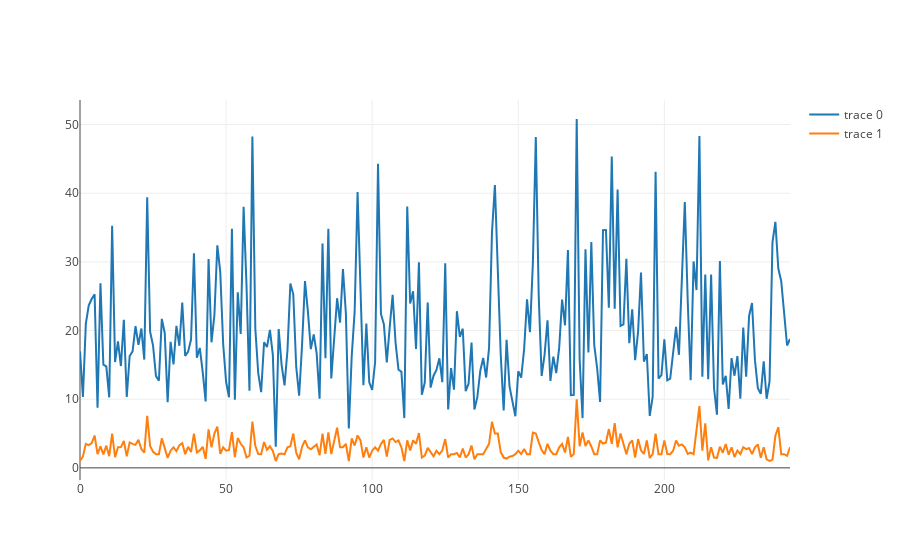

Notebook source saved alongside this figure:
### Markdown cell above
### Creating plotly graphs

As well as converting matplotlib objects, we can create our own graph objects.

The basic setup is that we create a graph object, or objects, and then call the iplot function on them, to display them in the correct layout.

Lets builf some of the most common types of plots:

### Code cell
import plotly.graph_objs as go

#scatter is used for x and y both varying
#we make a 'dict' with the x and y, using the plot function we want
line_data1 = go.Scatter(y = tips['total_bill'], x = np.arange(len(tips['total_bill'])))
line_data2 = go.Scatter(y = tips['tip'], x = np.arange(len(tips['total_bill'])))

#plot is called on a list of the data objects
pyo.iplot([line_data1, line_data2])

### Figure 1 — Plotly figure (JSON) as saved in the notebook; plotly's stock layout.template omitted (floating-point values rounded to 4 significant figures; data arrays with more than 128 entries replaced by an {"elided": "..."} marker saying what was removed)
{"data": [{"type": "scatter", "uid": "ec7286d1-cc75-40e7-86a5-c60e9c1f795a", "x": {"elided": "244 int values"}, "y": {"elided": "244 float values"}}, {"type": "scatter", "uid": "f2a63245-b47a-4f7c-92ba-d4f977db1583", "x": {"elided": "244 int values"}, "y": {"elided": "244 float values"}}], "layout": {}}
